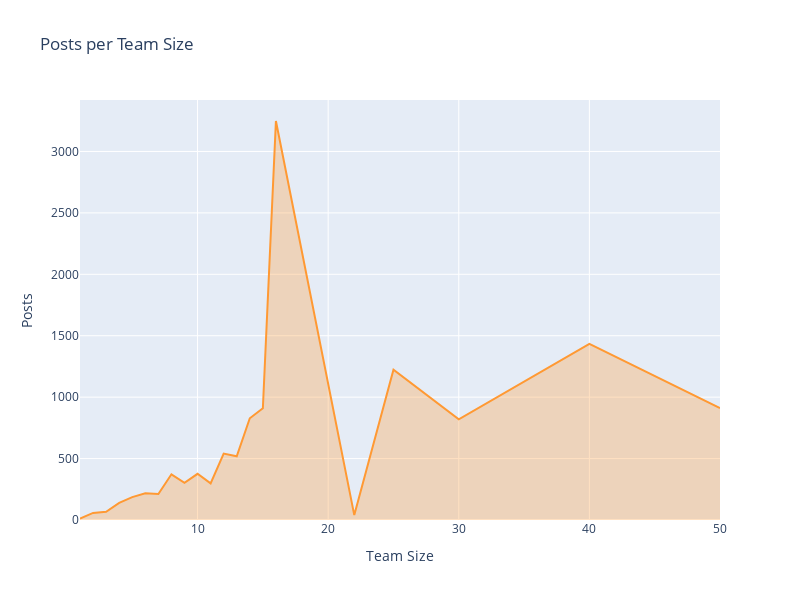

The cell this chart's notebook holds for it:
### Code cell
# Plot Events per Team Size
layout = cf.Layout(
    height = 600, width = 800,
    yaxis = dict(title = 'Posts'),
    xaxis = dict(title = 'Team Size'),
    title = 'Posts per Team Size' 
)
fig = df7.groupby(['users'],as_index=True).median().loc[:,['posts']].\
    iplot(kind='scatter', fill=True, width=2, asFigure=True,layout = layout)
fig.show()

### Figure 1 — Plotly figure (JSON) as saved in the notebook; plotly's stock layout.template omitted (floating-point values rounded to 4 significant figures)
{"data": [{"fill": "tozeroy", "fillcolor": "rgba(255, 153, 51, 0.3)", "line": {"color": "rgba(255, 153, 51, 1.0)", "dash": "solid", "shape": "linear", "width": 2}, "mode": "lines", "name": "posts", "text": "", "type": "scatter", "x": [1, 2, 3, 4, 5, 6, 7, 8, 9, 10, 11, 12, 13, 14, 15, 16, 22, 25, 30, 40, 50], "y": [12, 58, 67.5, 140, 186, 217, 212, 372, 302, 376, 298, 541, 519, 828, 910, 3248, 40, 1224, 820, 1433, 911]}], "layout": {"height": 600, "title": {"text": "Posts per Team Size"}, "width": 800, "xaxis": {"autorange": true, "range": [1, 50], "title": {"text": "Team Size"}, "type": "linear"}, "yaxis": {"autorange": true, "range": [0, 3419.0], "title": {"text": "Posts"}, "type": "linear"}}}
